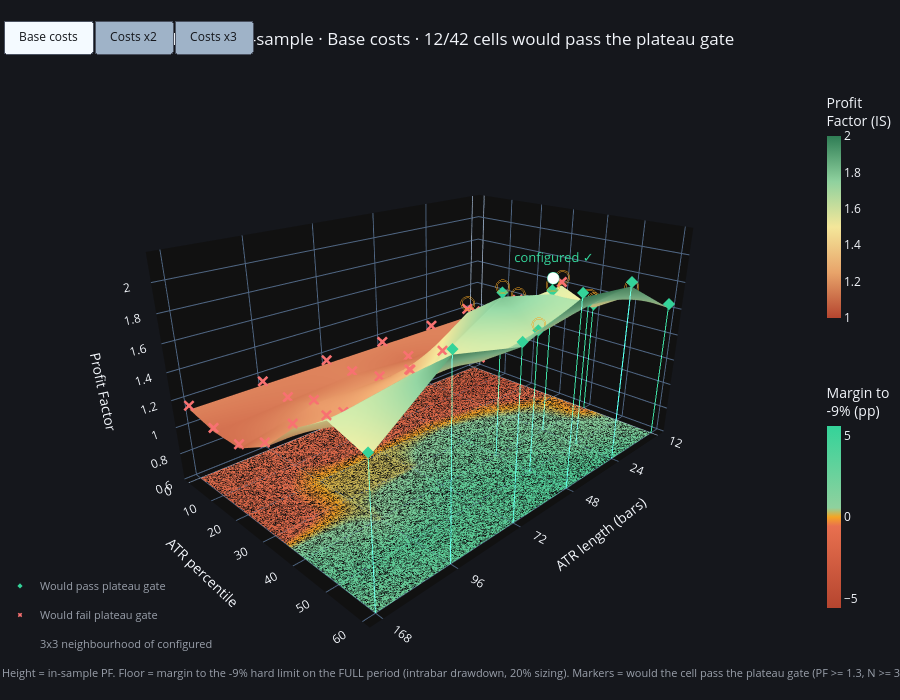

The notebook cell this image was saved under:
### Markdown cell above
## 3.5 3D PROFIT-FACTOR SURFACE (ATR percentile x ATR length)

### Code cell
import numpy as np
import pandas as pd
import plotly.graph_objects as go
from pathlib import Path

HARD_LIMIT = float(globals().get("HARD_LIMIT", 0.09))        # 0.09 = -9 %. Define HARD_LIMIT earlier if your YAML uses another value
LIMIT_PCT  = HARD_LIMIT * 100.0
FRACTION   = float(eng.ENGINE_DEFAULTS["size_fraction"])      # robot sizing (e.g. 20 %)
DD_MODE    = "intrabar"                                       # "intrabar" (needs engine v3.2) | "close"
SCENARIOS  = [("Base costs", 1.0), ("Costs x2", 2.0), ("Costs x3", 3.0)]
PF_MIN, N_MIN, MAX_DROP = GATE["plateau_pf_min"], GATE["plateau_n_min"], GATE["plateau_max_drop"]


def _full_dd(L, trades):
    """Max drawdown (%, negative) on the FULL period for the trades of one grid cell, at the robot sizing."""
    if len(trades) == 0:
        return np.nan
    dfp = preps[L]
    if DD_MODE == "intrabar" and hasattr(eng, "hard_limit_report_intrabar"):
        rep = eng.hard_limit_report_intrabar(dfp, trades, HARD_LIMIT, FRACTION)
    else:
        rep = eng.hard_limit_report(eng.hourly_returns(dfp, trades, FRACTION), HARD_LIMIT)
    return 100.0 * rep["max_dd"]


def _plateau(pf, n, p, L):
    """(passed, worst neighbour drop %) if cell (p, L) were the configured one."""
    try:
        r = plateau_check(pf.fillna(0.0), n.fillna(0.0), (p, L), pf_min=PF_MIN, n_min=N_MIN, max_drop_pct=MAX_DROP)
        return bool(r["passed"]), float(r["worst_neighbor_drop_pct"])
    except Exception:
        return False, np.nan


# ---- compute every scenario (in-sample PF grid + full-period drawdown grid) ----
grids = {}
for label, mult in SCENARIOS:
    kw = {**RULES_KW, "cost_bps_per_side": COST_BPS * mult}
    mk = lambda: pd.DataFrame(index=PCTLS, columns=ATR_LENS, dtype=float)
    pf, n, mean, tt, dd = mk(), mk(), mk(), mk(), mk()
    for L in ATR_LENS:
        for p in PCTLS:
            t_is = eng.run_monday_backtest(is_dfs[L], atr_pctl=p, atr_len=L, **kw)
            n.loc[p, L] = len(t_is)
            if len(t_is):
                pf.loc[p, L]   = profit_factor(t_is["pnl"])
                mean.loc[p, L] = float(t_is["pnl"].mean())
                tt.loc[p, L]   = tstat(t_is["pnl"])
            t_full = eng.run_monday_backtest(preps[L], atr_pctl=p, atr_len=L, **kw)
            dd.loc[p, L] = _full_dd(L, t_full)
    pf = pf.replace(np.inf, np.nan)
    grids[label] = dict(pf=pf, n=n, mean=mean, t=tt, dd=dd, margin=dd + LIMIT_PCT)

keys = list(grids.keys())
XP = list(range(len(ATR_LENS)))                       # categorical x positions (ATR lengths are unevenly spaced)
XT = [str(L) for L in ATR_LENS]
LL = np.tile(np.array(ATR_LENS), (len(PCTLS), 1))     # ATR length of each cell, for hover text
X, Y = np.meshgrid(XP, PCTLS)
ia, ib = PCTLS.index(ATR_PCTL), ATR_LENS.index(ATR_LEN)

# ---- shared scales so scenarios are comparable ----
pf_all  = [g["pf"].values for g in grids.values()]
z_floor = min(1.0, float(np.nanmin([np.nanmin(a) for a in pf_all]))) - 0.35
z_top   = float(np.nanmax([np.nanmax(a) for a in pf_all])) + 0.25
amax    = max(1.0, max(float(np.nanmax(np.abs(g["margin"].values))) for g in grids.values()))

colorscale   = [[0.00, "#b5452f"], [0.25, "#e8a46a"], [0.50, "#f4e79a"], [0.75, "#8fd19e"], [1.00, "#2f7d55"]]
margin_scale = [[0.00, "#b5452f"], [0.45, "#e8704f"], [0.50, "#f5a524"], [0.55, "#8fd19e"], [1.00, "#34d399"]]

TPS = 7                                               # traces per scenario
fig, titles, summary = go.Figure(), [], []

for i, key in enumerate(keys):
    g = grids[key]
    pf, n, mean, tt, dd, margin = g["pf"], g["n"], g["mean"], g["t"], g["dd"], g["margin"]
    vis = (i == 0)

    # plateau verdict of every cell (as if it were the configured one)
    pas = pd.DataFrame(False, index=pf.index, columns=pf.columns)
    drop = pd.DataFrame(np.nan, index=pf.index, columns=pf.columns)
    for p in PCTLS:
        for L in ATR_LENS:
            pas.loc[p, L], drop.loc[p, L] = _plateau(pf, n, p, L)
    has = pf.notna()
    verdict = np.where(pas.values, "PLATEAU OK", "plateau FAIL")
    n_pass = int((pas.values & has.values).sum())
    cd = np.dstack([n.values, dd.values, margin.values, mean.values, tt.values, drop.values])

    # 1) PF surface (in-sample)
    fig.add_trace(go.Surface(
        x=XP, y=PCTLS, z=pf.values, customdata=cd, text=verdict,
        colorscale=colorscale, cmin=1.0, cmax=2.0,
        colorbar=dict(title="Profit<br>Factor (IS)", len=0.42, y=0.80, x=0.93, thickness=14),
        hovertemplate=("P%{y} · ATR index %{x}<br>PF (IS) %{z:.2f}"
                       "<br>Trades (IS) %{customdata[0]:.0f}"
                       "<br>Mean net/trade %{customdata[3]:.2f}% · t %{customdata[4]:.2f}"
                       "<br>MaxDD (full) %{customdata[1]:.1f}%"
                       f"<br>Hard limit -{LIMIT_PCT:.0f}%: " + "%{customdata[2]:+.1f} pp margin"
                       "<br>Worst neighbour drop %{customdata[5]:.0f}% · %{text}<extra></extra>"),
        visible=vis))

    # 2) floor map: margin to the hard limit
    fig.add_trace(go.Surface(
        x=XP, y=PCTLS, z=np.full(pf.shape, z_floor), surfacecolor=margin.values, customdata=cd, text=verdict,
        colorscale=margin_scale, cmin=-amax, cmax=amax, opacity=0.95,
        colorbar=dict(title=f"Margin to<br>-{LIMIT_PCT:.0f}% (pp)", len=0.42, y=0.30, x=0.93, thickness=14),
        lighting=dict(ambient=1.0, diffuse=0.0, specular=0.0),
        hovertemplate=("FLOOR · P%{y} · ATR index %{x}"
                       "<br>MaxDD (full) %{customdata[1]:.1f}%"
                       f"<br>Hard limit -{LIMIT_PCT:.0f}%: " + "%{customdata[2]:+.1f} pp margin<extra></extra>"),
        visible=vis))

    # 3) markers: cell would pass / fail the plateau gate
    for mask, name, color, symbol in ((pas.values & has.values, "Would pass plateau gate", "#34d399", "diamond"),
                                      (~pas.values & has.values, "Would fail plateau gate", "#f87171", "x")):
        fig.add_trace(go.Scatter3d(
            x=X[mask], y=Y[mask], z=pf.values[mask] + 0.03, mode="markers", name=name, text=LL[mask],
            marker=dict(size=4, color=color, symbol=symbol, line=dict(width=0)),
            hovertemplate=f"{name}<br>P%{{y}} · ATR %{{text}}<extra></extra>",
            showlegend=True, legendgroup=name, visible=vis))

    # 4) drop lines from the surface to the floor for the cells that would pass
    m = pas.values & has.values
    xs, ys, zs = [], [], []
    for xv, yv, zv in zip(X[m], Y[m], pf.values[m]):
        xs += [xv, xv, None]; ys += [yv, yv, None]; zs += [zv, z_floor, None]
    fig.add_trace(go.Scatter3d(x=xs, y=ys, z=zs, mode="lines", line=dict(color="rgba(52,211,153,0.35)", width=2),
                               hoverinfo="skip", showlegend=False, visible=vis))

    # 5) rings: the 3x3 neighbourhood of the configured cell (what the official gate looks at)
    rr = range(max(ia - 1, 0), min(ia + 2, len(PCTLS)))
    cc = range(max(ib - 1, 0), min(ib + 2, len(ATR_LENS)))
    nx_ = [XP[c] for r in rr for c in cc]
    ny_ = [PCTLS[r] for r in rr for c in cc]
    nz_ = [float(pf.iloc[r, c]) + 0.07 for r in rr for c in cc]
    fig.add_trace(go.Scatter3d(x=nx_, y=ny_, z=nz_, mode="markers", name="3x3 neighbourhood of configured",
                               marker=dict(size=8, color="rgba(0,0,0,0)", symbol="circle-open",
                                           line=dict(color="#f5a524", width=3)),
                               hoverinfo="skip", showlegend=True, legendgroup="nbh", visible=vis))

    # 6) configured cell
    c_ok, c_drop = bool(pas.loc[ATR_PCTL, ATR_LEN]), float(drop.loc[ATR_PCTL, ATR_LEN])
    col = "#34d399" if c_ok else "#f87171"
    fig.add_trace(go.Scatter3d(
        x=[XP[ib]], y=[ATR_PCTL], z=[float(pf.loc[ATR_PCTL, ATR_LEN]) + 0.12], mode="markers+text",
        text=[f"configured {'✓' if c_ok else '✗'}"], textposition="top center", textfont=dict(color=col, size=13),
        marker=dict(size=7, color="white", line=dict(color=col, width=3)), showlegend=False,
        hovertemplate=f"Configured P{ATR_PCTL:g}, ATR({ATR_LEN})<br>plateau gate: {'PASS' if c_ok else 'FAIL'}<extra></extra>",
        visible=vis))

    titles.append(f"{cfg['id']} · PF in-sample · {key} · {n_pass}/{int(has.values.sum())} cells would pass the plateau gate")
    summary.append({"Scenario": key,
                    "PF (IS)": round(float(pf.loc[ATR_PCTL, ATR_LEN]), 3),
                    "N (IS)": int(n.loc[ATR_PCTL, ATR_LEN]),
                    "Mean net %": round(float(mean.loc[ATR_PCTL, ATR_LEN]), 3),
                    "t": round(float(tt.loc[ATR_PCTL, ATR_LEN]), 2),
                    "MaxDD full %": round(float(dd.loc[ATR_PCTL, ATR_LEN]), 2),
                    f"Margin vs -{LIMIT_PCT:.0f}% (pp)": round(float(margin.loc[ATR_PCTL, ATR_LEN]), 2),
                    "Plateau (configured)": "PASS" if c_ok else "FAIL",
                    "Cells passing plateau": n_pass})

PAD = "\u00a0"
buttons = []
for i, key in enumerate(keys):
    v = [False] * (TPS * len(keys))
    for j in range(TPS):
        v[TPS * i + j] = True
    buttons.append(dict(label=f"{PAD}{key}{PAD}", method="update", args=[{"visible": v}, {"title.text": titles[i]}]))

fig.update_layout(
    template="plotly_dark", paper_bgcolor="#15171c", height=700,
    title=dict(text=titles[0], x=0.02),
    scene=dict(
        xaxis=dict(title="ATR length (bars)", tickmode="array", tickvals=XP, ticktext=XT),
        yaxis_title="ATR percentile", zaxis_title="Profit Factor", zaxis=dict(range=[z_floor, z_top]),
        aspectmode="manual", aspectratio=dict(x=1.5, y=1.0, z=0.8),
        camera=dict(eye=dict(x=1.6, y=1.6, z=0.9), center=dict(x=0, y=0, z=-0.1))),
    legend=dict(x=0.0, y=0.02, bgcolor="rgba(0,0,0,0)", font=dict(color="#9aa0ab", size=11)),
    updatemenus=[dict(type="buttons", direction="right", x=0.0, xanchor="left", y=1.12, yanchor="top", active=0,
                      buttons=buttons, bgcolor="#9fb3c8", bordercolor="#4a5160", borderwidth=1,
                      pad=dict(l=3, r=3, t=0, b=0), font=dict(color="#15171c", size=12))],
    annotations=[dict(
        text=(f"Height = in-sample PF. Floor = margin to the -{LIMIT_PCT:.0f}% hard limit on the FULL period "
              f"({DD_MODE} drawdown, {FRACTION:.0%} sizing). Markers = would the cell pass the plateau gate "
              f"(PF >= {PF_MIN}, N >= {N_MIN}, drop <= {MAX_DROP}% in its 3x3). Orange rings = configured cell's neighbourhood."),
        x=0.0, y=-0.02, xref="paper", yref="paper", showarrow=False, xanchor="left",
        font=dict(color="#9aa0ab", size=11))],
    margin=dict(l=0, r=0, t=90, b=30))

print(f"Configured cell P{ATR_PCTL:g}, ATR({ATR_LEN}) by scenario:")
display(pd.DataFrame(summary).set_index("Scenario"))
fig.show()
fig.write_html(Path(RUN_DIR) / "02_pf_surface.html", include_plotlyjs="cdn")

### Figure 1 — Plotly figure (JSON) as saved in the notebook; plotly's stock layout.template omitted (floating-point values rounded to 4 significant figures; data arrays with more than 128 entries replaced by an {"elided": "..."} marker saying what was removed)
{"data": [{"cmax": 2, "cmin": 1, "colorbar": {"len": 0.42, "thickness": 14, "title": {"text": "Profit<br>Factor (IS)"}, "x": 0.93, "y": 0.8}, "colorscale": [[0, "#b5452f"], [0.25, "#e8a46a"], [0.5, "#f4e79a"], [0.75, "#8fd19e"], [1, "#2f7d55"]], "customdata": {"elided": "252 float values"}, "hovertemplate": "P%{y} · ATR index %{x}<br>PF (IS) %{z:.2f}<br>Trades (IS) %{customdata[0]:.0f}<br>Mean net/trade %{customdata[3]:.2f}% · t %{customdata[4]:.2f}<br>MaxDD (full) %{customdata[1]:.1f}%<br>Hard limit -9%: %{customdata[2]:+.1f} pp margin<br>Worst neighbour drop %{customdata[5]:.0f}% · %{text}<extra></extra>", "text": [["plateau FAIL", "plateau FAIL", "plateau FAIL", "plateau FAIL", "plateau FAIL", "plateau FAIL"], ["plateau FAIL", "plateau FAIL", "plateau FAIL", "plateau FAIL", "plateau FAIL", "plateau FAIL"], ["plateau FAIL", "plateau FAIL", "plateau FAIL", "plateau FAIL", "plateau FAIL", "plateau FAIL"], ["plateau FAIL", "plateau FAIL", "plateau FAIL", "plateau FAIL", "plateau FAIL", "plateau FAIL"], ["PLATEAU OK", "PLATEAU OK", "PLATEAU OK", "plateau FAIL", "plateau FAIL", "plateau FAIL"], ["PLATEAU OK", "PLATEAU OK", "PLATEAU OK", "plateau FAIL", "plateau FAIL", "plateau FAIL"], ["PLATEAU OK", "PLATEAU OK", "PLATEAU OK", "PLATEAU OK", "PLATEAU OK", "PLATEAU OK"]], "type": "surface", "visible": true, "x": [0, 1, 2, 3, 4, 5], "y": [0, 10, 20, 30, 40, 50, 60], "z": [[1.125, 1.125, 1.125, 1.125, 1.125, 1.125], [1.118, 1.121, 1.089, 1.128, 1.104, 1.075], [1.212, 1.181, 1.182, 1.183, 1.188, 1.079], [1.592, 1.567, 1.624, 1.33, 1.209, 1.214], [1.474, 1.706, 1.809, 1.551, 1.264, 1.449], [1.641, 1.692, 1.621, 1.594, 1.684, 1.61], [1.616, 1.893, 1.94, 1.776, 1.889, 1.527]]}, {"cmax": 5.572, "cmin": -5.572, "colorbar": {"len": 0.42, "thickness": 14, "title": {"text": "Margin to<br>-9% (pp)"}, "x": 0.93, "y": 0.3}, "colorscale": [[0, "#b5452f"], [0.45, "#e8704f"], [0.5, "#f5a524"], [0.55, "#8fd19e"], [1, "#34d399"]], "customdata": {"elided": "252 float values"}, "hovertemplate": "FLOOR · P%{y} · ATR index %{x}<br>MaxDD (full) %{customdata[1]:.1f}%<br>Hard limit -9%: %{customdata[2]:+.1f} pp margin<extra></extra>", "lighting": {"ambient": 1, "diffuse": 0, "specular": 0}, "opacity": 0.95, "surfacecolor": [[-0.6867, -0.6867, -0.6867, -0.6867, -0.6867, -0.6867], [-3.337, -3.331, -1.338, -1.986, -0.6704, -1.382], [-1.739, -0.3143, 0.1321, 0.2637, 0.1356, -1.475], [-0.1645, 0.6264, 2.049, 0.2884, 0.2733, -1.507], [-0.4318, 1.525, 2.049, 3.0, 0.3896, 2.009], [0.8971, 1.525, 3.672, 3.068, 3.391, 2.775], [1.525, 3.892, 3.892, 3.369, 3.068, 2.004]], "text": [["plateau FAIL", "plateau FAIL", "plateau FAIL", "plateau FAIL", "plateau FAIL", "plateau FAIL"], ["plateau FAIL", "plateau FAIL", "plateau FAIL", "plateau FAIL", "plateau FAIL", "plateau FAIL"], ["plateau FAIL", "plateau FAIL", "plateau FAIL", "plateau FAIL", "plateau FAIL", "plateau FAIL"], ["plateau FAIL", "plateau FAIL", "plateau FAIL", "plateau FAIL", "plateau FAIL", "plateau FAIL"], ["PLATEAU OK", "PLATEAU OK", "PLATEAU OK", "plateau FAIL", "plateau FAIL", "plateau FAIL"], ["PLATEAU OK", "PLATEAU OK", "PLATEAU OK", "plateau FAIL", "plateau FAIL", "plateau FAIL"], ["PLATEAU OK", "PLATEAU OK", "PLATEAU OK", "PLATEAU OK", "PLATEAU OK", "PLATEAU OK"]], "type": "surface", "visible": true, "x": [0, 1, 2, 3, 4, 5], "y": [0, 10, 20, 30, 40, 50, 60], "z": [[0.5956, 0.5956, 0.5956, 0.5956, 0.5956, 0.5956], [0.5956, 0.5956, 0.5956, 0.5956, 0.5956, 0.5956], [0.5956, 0.5956, 0.5956, 0.5956, 0.5956, 0.5956], [0.5956, 0.5956, 0.5956, 0.5956, 0.5956, 0.5956], [0.5956, 0.5956, 0.5956, 0.5956, 0.5956, 0.5956], [0.5956, 0.5956, 0.5956, 0.5956, 0.5956, 0.5956], [0.5956, 0.5956, 0.5956, 0.5956, 0.5956, 0.5956]]}, {"hovertemplate": "Would pass plateau gate<br>P%{y} · ATR %{text}<extra></extra>", "legendgroup": "Would pass plateau gate", "marker": {"color": "#34d399", "line": {"width": 0}, "size": 4, "symbol": "diamond"}, "mode": "markers", "name": "Would pass plateau gate", "showlegend": true, "text": [12.0, 24.0, 48.0, 12.0, 24.0, 48.0, 12.0, 24.0, 48.0, 72.0, 96.0, 168.0], "type": "scatter3d", "visible": true, "x": [0, 1, 2, 0, 1, 2, 0, 1, 2, 3, 4, 5], "y": [40.0, 40.0, 40.0, 50.0, 50.0, 50.0, 60.0, 60.0, 60.0, 60.0, 60.0, 60.0], "z": [1.504, 1.736, 1.839, 1.671, 1.722, 1.651, 1.646, 1.923, 1.97, 1.806, 1.919, 1.557]}, {"hovertemplate": "Would fail plateau gate<br>P%{y} · ATR %{text}<extra></extra>", "legendgroup": "Would fail plateau gate", "marker": {"color": "#f87171", "line": {"width": 0}, "size": 4, "symbol": "x"}, "mode": "markers", "name": "Would fail plateau gate", "showlegend": true, "text": [12.0, 24.0, 48.0, 72.0, 96.0, 168.0, 12.0, 24.0, 48.0, 72.0, 96.0, 168.0, 12.0, 24.0, 48.0, 72.0, 96.0, 168.0, 12.0, 24.0, 48.0, 72.0, 96.0, 168.0, 72.0, 96.0, 168.0, 72.0, 96.0, 168.0], "type": "scatter3d", "visible": true, "x": [0, 1, 2, 3, 4, 5, 0, 1, 2, 3, 4, 5, 0, 1, 2, 3, 4, 5, 0, 1, 2, 3, 4, 5, 3, 4, 5, 3, 4, 5], "y": [0.0, 0.0, 0.0, 0.0, 0.0, 0.0, 10.0, 10.0, 10.0, 10.0, 10.0, 10.0, 20.0, 20.0, 20.0, 20.0, 20.0, 20.0, 30.0, 30.0, 30.0, 30.0, 30.0, 30.0, 40.0, 40.0, 40.0, 50.0, 50.0, 50.0], "z": [1.155, 1.155, 1.155, 1.155, 1.155, 1.155, 1.148, 1.151, 1.119, 1.158, 1.134, 1.105, 1.242, 1.211, 1.212, 1.213, 1.218, 1.109, 1.622, 1.597, 1.654, 1.36, 1.239, 1.244, 1.581, 1.294, 1.479, 1.624, 1.714, 1.64]}, {"hoverinfo": "skip", "line": {"color": "rgba(52,211,153,0.35)", "width": 2}, "mode": "lines", "showlegend": false, "type": "scatter3d", "visible": true, "x": [0, 0, null, 1, 1, null, 2, 2, null, 0, 0, null, 1, 1, null, 2, 2, null, 0, 0, null, 1, 1, null, 2, 2, null, 3, 3, null, 4, 4, null, 5, 5, null], "y": [40, 40, null, 40, 40, null, 40, 40, null, 50, 50, null, 50, 50, null, 50, 50, null, 60, 60, null, 60, 60, null, 60, 60, null, 60, 60, null, 60, 60, null, 60, 60, null], "z": [1.474, 0.5956, null, 1.706, 0.5956, null, 1.809, 0.5956, null, 1.641, 0.5956, null, 1.692, 0.5956, null, 1.621, 0.5956, null, 1.616, 0.5956, null, 1.893, 0.5956, null, 1.94, 0.5956, null, 1.776, 0.5956, null, 1.889, 0.5956, null, 1.527, 0.5956, null]}, {"hoverinfo": "skip", "legendgroup": "nbh", "marker": {"color": "rgba(0,0,0,0)", "line": {"color": "#f5a524", "width": 3}, "size": 8, "symbol": "circle-open"}, "mode": "markers", "name": "3x3 neighbourhood of configured", "showlegend": true, "type": "scatter3d", "visible": true, "x": [0, 1, 2, 0, 1, 2, 0, 1, 2], "y": [30, 30, 30, 40, 40, 40, 50, 50, 50], "z": [1.662, 1.637, 1.694, 1.544, 1.776, 1.879, 1.711, 1.762, 1.691]}, {"hovertemplate": "Configured P40, ATR(24)<br>plateau gate: PASS<extra></extra>", "marker": {"color": "white", "line": {"color": "#34d399", "width": 3}, "size": 7}, "mode": "markers+text", "showlegend": false, "text": ["configured ✓"], "textfont": {"color": "#34d399", "size": 13}, "textposition": "top center", "type": "scatter3d", "visible": true, "x": [1], "y": [40], "z": [1.826]}, {"cmax": 2, "cmin": 1, "colorbar": {"len": 0.42, "thickness": 14, "title": {"text": "Profit<br>Factor (IS)"}, "x": 0.93, "y": 0.8}, "colorscale": [[0, "#b5452f"], [0.25, "#e8a46a"], [0.5, "#f4e79a"], [0.75, "#8fd19e"], [1, "#2f7d55"]], "customdata": {"elided": "252 float values"}, "hovertemplate": "P%{y} · ATR index %{x}<br>PF (IS) %{z:.2f}<br>Trades (IS) %{customdata[0]:.0f}<br>Mean net/trade %{customdata[3]:.2f}% · t %{customdata[4]:.2f}<br>MaxDD (full) %{customdata[1]:.1f}%<br>Hard limit -9%: %{customdata[2]:+.1f} pp margin<br>Worst neighbour drop %{customdata[5]:.0f}% · %{text}<extra></extra>", "text": [["plateau FAIL", "plateau FAIL", "plateau FAIL", "plateau FAIL", "plateau FAIL", "plateau FAIL"], ["plateau FAIL", "plateau FAIL", "plateau FAIL", "plateau FAIL", "plateau FAIL", "plateau FAIL"], ["plateau FAIL", "plateau FAIL", "plateau FAIL", "plateau FAIL", "plateau FAIL", "plateau FAIL"], ["plateau FAIL", "plateau FAIL", "plateau FAIL", "plateau FAIL", "plateau FAIL", "plateau FAIL"], ["PLATEAU OK", "PLATEAU OK", "plateau FAIL", "plateau FAIL", "plateau FAIL", "plateau FAIL"], ["PLATEAU OK", "PLATEAU OK", "PLATEAU OK", "plateau FAIL", "plateau FAIL", "plateau FAIL"], ["PLATEAU OK", "PLATEAU OK", "PLATEAU OK", "PLATEAU OK", "PLATEAU OK", "PLATEAU OK"]], "type": "surface", "visible": false, "x": [0, 1, 2, 3, 4, 5], "y": [0, 10, 20, 30, 40, 50, 60], "z": [[1.048, 1.048, 1.048, 1.048, 1.048, 1.048], [1.047, 1.053, 1.024, 1.06, 1.036, 1.008], [1.138, 1.114, 1.117, 1.112, 1.117, 1.015], [1.495, 1.484, 1.542, 1.257, 1.143, 1.142], [1.391, 1.625, 1.72, 1.47, 1.2, 1.369], [1.553, 1.614, 1.546, 1.52, 1.598, 1.526], [1.534, 1.807, 1.853, 1.702, 1.798, 1.449]]}, {"cmax": 5.572, "cmin": -5.572, "colorbar": {"len": 0.42, "thickness": 14, "title": {"text": "Margin to<br>-9% (pp)"}, "x": 0.93, "y": 0.3}, "colorscale": [[0, "#b5452f"], [0.45, "#e8704f"], [0.5, "#f5a524"], [0.55, "#8fd19e"], [1, "#34d399"]], "customdata": {"elided": "252 float values"}, "hovertemplate": "FLOOR · P%{y} · ATR index %{x}<br>MaxDD (full) %{customdata[1]:.1f}%<br>Hard limit -9%: %{customdata[2]:+.1f} pp margin<extra></extra>", "lighting": {"ambient": 1, "diffuse": 0, "specular": 0}, "opacity": 0.95, "surfacecolor": [[-2.502, -2.502, -2.502, -2.502, -2.502, -2.502], [-4.171, -4.041, -1.986, -2.688, -1.402, -2.186], [-2.462, -0.8511, -0.3474, -0.3114, -0.2642, -2.239], [-0.3835, 0.4255, 2.008, -0.1317, -0.1722, -2.154], [-0.67, 1.464, 2.008, 2.959, 0.009322, 1.836], [0.7706, 1.464, 3.64, 2.954, 3.236, 2.656], [1.464, 3.84, 3.84, 3.276, 2.954, 1.81]], "text": [["plateau FAIL", "plateau FAIL", "plateau FAIL", "plateau FAIL", "plateau FAIL", "plateau FAIL"], ["plateau FAIL", "plateau FAIL", "plateau FAIL", "plateau FAIL", "plateau FAIL", "plateau FAIL"], ["plateau FAIL", "plateau FAIL", "plateau FAIL", "plateau FAIL", "plateau FAIL", "plateau FAIL"], ["plateau FAIL", "plateau FAIL", "plateau FAIL", "plateau FAIL", "plateau FAIL", "plateau FAIL"], ["PLATEAU OK", "PLATEAU OK", "plateau FAIL", "plateau FAIL", "plateau FAIL", "plateau FAIL"], ["PLATEAU OK", "PLATEAU OK", "PLATEAU OK", "plateau FAIL", "plateau FAIL", "plateau FAIL"], ["PLATEAU OK", "PLATEAU OK", "PLATEAU OK", "PLATEAU OK", "PLATEAU OK", "PLATEAU OK"]], "type": "surface", "visible": false, "x": [0, 1, 2, 3, 4, 5], "y": [0, 10, 20, 30, 40, 50, 60], "z": [[0.5956, 0.5956, 0.5956, 0.5956, 0.5956, 0.5956], [0.5956, 0.5956, 0.5956, 0.5956, 0.5956, 0.5956], [0.5956, 0.5956, 0.5956, 0.5956, 0.5956, 0.5956], [0.5956, 0.5956, 0.5956, 0.5956, 0.5956, 0.5956], [0.5956, 0.5956, 0.5956, 0.5956, 0.5956, 0.5956], [0.5956, 0.5956, 0.5956, 0.5956, 0.5956, 0.5956], [0.5956, 0.5956, 0.5956, 0.5956, 0.5956, 0.5956]]}, {"hovertemplate": "Would pass plateau gate<br>P%{y} · ATR %{text}<extra></extra>", "legendgroup": "Would pass plateau gate", "marker": {"color": "#34d399", "line": {"width": 0}, "size": 4, "symbol": "diamond"}, "mode": "markers", "name": "Would pass plateau gate", "showlegend": true, "text": [12.0, 24.0, 12.0, 24.0, 48.0, 12.0, 24.0, 48.0, 72.0, 96.0, 168.0], "type": "scatter3d", "visible": false, "x": [0, 1, 0, 1, 2, 0, 1, 2, 3, 4, 5], "y": [40.0, 40.0, 50.0, 50.0, 50.0, 60.0, 60.0, 60.0, 60.0, 60.0, 60.0], "z": [1.421, 1.655, 1.583, 1.644, 1.576, 1.564, 1.837, 1.883, 1.732, 1.828, 1.479]}, {"hovertemplate": "Would fail plateau gate<br>P%{y} · ATR %{text}<extra></extra>", "legendgroup": "Would fail plateau gate", "marker": {"color": "#f87171", "line": {"width": 0}, "size": 4, "symbol": "x"}, "mode": "markers", "name": "Would fail plateau gate", "showlegend": true, "text": [12.0, 24.0, 48.0, 72.0, 96.0, 168.0, 12.0, 24.0, 48.0, 72.0, 96.0, 168.0, 12.0, 24.0, 48.0, 72.0, 96.0, 168.0, 12.0, 24.0, 48.0, 72.0, 96.0, 168.0, 48.0, 72.0, 96.0, 168.0, 72.0, 96.0, 168.0], "type": "scatter3d", "visible": false, "x": [0, 1, 2, 3, 4, 5, 0, 1, 2, 3, 4, 5, 0, 1, 2, 3, 4, 5, 0, 1, 2, 3, 4, 5, 2, 3, 4, 5, 3, 4, 5], "y": [0.0, 0.0, 0.0, 0.0, 0.0, 0.0, 10.0, 10.0, 10.0, 10.0, 10.0, 10.0, 20.0, 20.0, 20.0, 20.0, 20.0, 20.0, 30.0, 30.0, 30.0, 30.0, 30.0, 30.0, 40.0, 40.0, 40.0, 40.0, 50.0, 50.0, 50.0], "z": [1.078, 1.078, 1.078, 1.078, 1.078, 1.078, 1.077, 1.083, 1.054, 1.09, 1.066, 1.038, 1.168, 1.144, 1.147, 1.142, 1.147, 1.045, 1.525, 1.514, 1.572, 1.287, 1.173, 1.172, 1.75, 1.5, 1.23, 1.399, 1.55, 1.628, 1.556]}, {"hoverinfo": "skip", "line": {"color": "rgba(52,211,153,0.35)", "width": 2}, "mode": "lines", "showlegend": false, "type": "scatter3d", "visible": false, "x": [0, 0, null, 1, 1, null, 0, 0, null, 1, 1, null, 2, 2, null, 0, 0, null, 1, 1, null, 2, 2, null, 3, 3, null, 4, 4, null, 5, 5, null], "y": [40, 40, null, 40, 40, null, 50, 50, null, 50, 50, null, 50, 50, null, 60, 60, null, 60, 60, null, 60, 60, null, 60, 60, null, 60, 60, null, 60, 60, null], "z": [1.391, 0.5956, null, 1.625, 0.5956, null, 1.553, 0.5956, null, 1.614, 0.5956, null, 1.546, 0.5956, null, 1.534, 0.5956, null, 1.807, 0.5956, null, 1.853, 0.5956, null, 1.702, 0.5956, null, 1.798, 0.5956, null, 1.449, 0.5956, null]}, {"hoverinfo": "skip", "legendgroup": "nbh", "marker": {"color": "rgba(0,0,0,0)", "line": {"color": "#f5a524", "width": 3}, "size": 8, "symbol": "circle-open"}, "mode": "markers", "name": "3x3 neighbourhood of configured", "showlegend": true, "type": "scatter3d", "visible": false, "x": [0, 1, 2, 0, 1, 2, 0, 1, 2], "y": [30, 30, 30, 40, 40, 40, 50, 50, 50], "z": [1.565, 1.554, 1.612, 1.461, 1.695, 1.79, 1.623, 1.684, 1.616]}, {"hovertemplate": "Configured P40, ATR(24)<br>plateau gate: PASS<extra></extra>", "marker": {"color": "white", "line": {"color": "#34d399", "width": 3}, "size": 7}, "mode": "markers+text", "showlegend": false, "text": ["configured ✓"], "textfont": {"color": "#34d399", "size": 13}, "textposition": "top center", "type": "scatter3d", "visible": false, "x": [1], "y": [40], "z": [1.745]}, {"cmax": 2, "cmin": 1, "colorbar": {"len": 0.42, "thickness": 14, "title": {"text": "Profit<br>Factor (IS)"}, "x": 0.93, "y": 0.8}, "colorscale": [[0, "#b5452f"], [0.25, "#e8a46a"], [0.5, "#f4e79a"], [0.75, "#8fd19e"], [1, "#2f7d55"]], "customdata": {"elided": "252 float values"}, "hovertemplate": "P%{y} · ATR index %{x}<br>PF (IS) %{z:.2f}<br>Trades (IS) %{customdata[0]:.0f}<br>Mean net/trade %{customdata[3]:.2f}% · t %{customdata[4]:.2f}<br>MaxDD (full) %{customdata[1]:.1f}%<br>Hard limit -9%: %{customdata[2]:+.1f} pp margin<br>Worst neighbour drop %{customdata[5]:.0f}% · %{text}<extra></extra>", "text": [["plateau FAIL", "plateau FAIL", "plateau FAIL", "plateau FAIL", "plateau FAIL", "plateau FAIL"], ["plateau FAIL", "plateau FAIL", "plateau FAIL", "plateau FAIL", "plateau FAIL", "plateau FAIL"], ["plateau FAIL", "plateau FAIL", "plateau FAIL", "plateau FAIL", "plateau FAIL", "plateau FAIL"], ["plateau FAIL", "plateau FAIL", "plateau FAIL", "plateau FAIL", "plateau FAIL", "plateau FAIL"], ["PLATEAU OK", "PLATEAU OK", "plateau FAIL", "plateau FAIL", "plateau FAIL", "plateau FAIL"], ["PLATEAU OK", "PLATEAU OK", "PLATEAU OK", "plateau FAIL", "plateau FAIL", "plateau FAIL"], ["PLATEAU OK", "PLATEAU OK", "PLATEAU OK", "PLATEAU OK", "PLATEAU OK", "PLATEAU OK"]], "type": "surface", "visible": false, "x": [0, 1, 2, 3, 4, 5], "y": [0, 10, 20, 30, 40, 50, 60], "z": [[0.9774, 0.9774, 0.9774, 0.9774, 0.9774, 0.9774], [0.9807, 0.9892, 0.9633, 0.9958, 0.9722, 0.9456], [1.069, 1.052, 1.056, 1.046, 1.051, 0.9547], [1.404, 1.407, 1.464, 1.188, 1.082, 1.076], [1.314, 1.549, 1.637, 1.394, 1.139, 1.294], [1.47, 1.54, 1.474, 1.449, 1.517, 1.448], [1.456, 1.726, 1.771, 1.631, 1.712, 1.375]]}, {"cmax": 5.572, "cmin": -5.572, "colorbar": {"len": 0.42, "thickness": 14, "title": {"text": "Margin to<br>-9% (pp)"}, "x": 0.93, "y": 0.3}, "colorscale": [[0, "#b5452f"], [0.45, "#e8704f"], [0.5, "#f5a524"], [0.55, "#8fd19e"], [1, "#34d399"]], "customdata": {"elided": "252 float values"}, "hovertemplate": "FLOOR · P%{y} · ATR index %{x}<br>MaxDD (full) %{customdata[1]:.1f}%<br>Hard limit -9%: %{customdata[2]:+.1f} pp margin<extra></extra>", "lighting": {"ambient": 1, "diffuse": 0, "specular": 0}, "opacity": 0.95, "surfacecolor": [[-4.293, -4.293, -4.293, -4.293, -4.293, -4.293], [-5.572, -4.745, -2.629, -3.384, -2.417, -3.672], [-3.241, -1.387, -0.8242, -0.947, -0.6622, -2.997], [-0.6311, 0.2252, 1.967, -0.5497, -0.7289, -2.795], [-0.9076, 1.403, 1.967, 2.918, -0.3692, 1.621], [0.6298, 1.403, 3.529, 2.841, 3.081, 2.523], [1.403, 3.788, 3.788, 3.183, 2.841, 1.617]], "text": [["plateau FAIL", "plateau FAIL", "plateau FAIL", "plateau FAIL", "plateau FAIL", "plateau FAIL"], ["plateau FAIL", "plateau FAIL", "plateau FAIL", "plateau FAIL", "plateau FAIL", "plateau FAIL"], ["plateau FAIL", "plateau FAIL", "plateau FAIL", "plateau FAIL", "plateau FAIL", "plateau FAIL"], ["plateau FAIL", "plateau FAIL", "plateau FAIL", "plateau FAIL", "plateau FAIL", "plateau FAIL"], ["PLATEAU OK", "PLATEAU OK", "plateau FAIL", "plateau FAIL", "plateau FAIL", "plateau FAIL"], ["PLATEAU OK", "PLATEAU OK", "PLATEAU OK", "plateau FAIL", "plateau FAIL", "plateau FAIL"], ["PLATEAU OK", "PLATEAU OK", "PLATEAU OK", "PLATEAU OK", "PLATEAU OK", "PLATEAU OK"]], "type": "surface", "visible": false, "x": [0, 1, 2, 3, 4, 5], "y": [0, 10, 20, 30, 40, 50, 60], "z": [[0.5956, 0.5956, 0.5956, 0.5956, 0.5956, 0.5956], [0.5956, 0.5956, 0.5956, 0.5956, 0.5956, 0.5956], [0.5956, 0.5956, 0.5956, 0.5956, 0.5956, 0.5956], [0.5956, 0.5956, 0.5956, 0.5956, 0.5956, 0.5956], [0.5956, 0.5956, 0.5956, 0.5956, 0.5956, 0.5956], [0.5956, 0.5956, 0.5956, 0.5956, 0.5956, 0.5956], [0.5956, 0.5956, 0.5956, 0.5956, 0.5956, 0.5956]]}, {"hovertemplate": "Would pass plateau gate<br>P%{y} · ATR %{text}<extra></extra>", "legendgroup": "Would pass plateau gate", "marker": {"color": "#34d399", "line": {"width": 0}, "size": 4, "symbol": "diamond"}, "mode": "markers", "name": "Would pass plateau gate", "showlegend": true, "text": [12.0, 24.0, 12.0, 24.0, 48.0, 12.0, 24.0, 48.0, 72.0, 96.0, 168.0], "type": "scatter3d", "visible": false, "x": [0, 1, 0, 1, 2, 0, 1, 2, 3, 4, 5], "y": [40.0, 40.0, 50.0, 50.0, 50.0, 60.0, 60.0, 60.0, 60.0, 60.0, 60.0], "z": [1.344, 1.579, 1.5, 1.57, 1.504, 1.486, 1.756, 1.801, 1.661, 1.742, 1.405]}, {"hovertemplate": "Would fail plateau gate<br>P%{y} · ATR %{text}<extra></extra>", "legendgroup": "Would fail plateau gate", "marker": {"color": "#f87171", "line": {"width": 0}, "size": 4, "symbol": "x"}, "mode": "markers", "name": "Would fail plateau gate", "showlegend": true, "text": [12.0, 24.0, 48.0, 72.0, 96.0, 168.0, 12.0, 24.0, 48.0, 72.0, 96.0, 168.0, 12.0, 24.0, 48.0, 72.0, 96.0, 168.0, 12.0, 24.0, 48.0, 72.0, 96.0, 168.0, 48.0, 72.0, 96.0, 168.0, 72.0, 96.0, 168.0], "type": "scatter3d", "visible": false, "x": [0, 1, 2, 3, 4, 5, 0, 1, 2, 3, 4, 5, 0, 1, 2, 3, 4, 5, 0, 1, 2, 3, 4, 5, 2, 3, 4, 5, 3, 4, 5], "y": [0.0, 0.0, 0.0, 0.0, 0.0, 0.0, 10.0, 10.0, 10.0, 10.0, 10.0, 10.0, 20.0, 20.0, 20.0, 20.0, 20.0, 20.0, 30.0, 30.0, 30.0, 30.0, 30.0, 30.0, 40.0, 40.0, 40.0, 40.0, 50.0, 50.0, 50.0], "z": [1.007, 1.007, 1.007, 1.007, 1.007, 1.007, 1.011, 1.019, 0.9933, 1.026, 1.002, 0.9756, 1.099, 1.082, 1.086, 1.076, 1.081, 0.9847, 1.434, 1.437, 1.494, 1.218, 1.112, 1.106, 1.667, 1.424, 1.169, 1.324, 1.479, 1.547, 1.478]}, {"hoverinfo": "skip", "line": {"color": "rgba(52,211,153,0.35)", "width": 2}, "mode": "lines", "showlegend": false, "type": "scatter3d", "visible": false, "x": [0, 0, null, 1, 1, null, 0, 0, null, 1, 1, null, 2, 2, null, 0, 0, null, 1, 1, null, 2, 2, null, 3, 3, null, 4, 4, null, 5, 5, null], "y": [40, 40, null, 40, 40, null, 50, 50, null, 50, 50, null, 50, 50, null, 60, 60, null, 60, 60, null, 60, 60, null, 60, 60, null, 60, 60, null, 60, 60, null], "z": [1.314, 0.5956, null, 1.549, 0.5956, null, 1.47, 0.5956, null, 1.54, 0.5956, null, 1.474, 0.5956, null, 1.456, 0.5956, null, 1.726, 0.5956, null, 1.771, 0.5956, null, 1.631, 0.5956, null, 1.712, 0.5956, null, 1.375, 0.5956, null]}, {"hoverinfo": "skip", "legendgroup": "nbh", "marker": {"color": "rgba(0,0,0,0)", "line": {"color": "#f5a524", "width": 3}, "size": 8, "symbol": "circle-open"}, "mode": "markers", "name": "3x3 neighbourhood of configured", "showlegend": true, "type": "scatter3d", "visible": false, "x": [0, 1, 2, 0, 1, 2, 0, 1, 2], "y": [30, 30, 30, 40, 40, 40, 50, 50, 50], "z": [1.474, 1.477, 1.534, 1.384, 1.619, 1.707, 1.54, 1.61, 1.544]}, {"hovertemplate": "Configured P40, ATR(24)<br>plateau gate: PASS<extra></extra>", "marker": {"color": "white", "line": {"color": "#34d399", "width": 3}, "size": 7}, "mode": "markers+text", "showlegend": false, "text": ["configured ✓"], "textfont": {"color": "#34d399", "size": 13}, "textposition": "top center", "type": "scatter3d", "visible": false, "x": [1], "y": [40], "z": [1.669]}], "layout": {"annotations": [{"font": {"color": "#9aa0ab", "size": 11}, "showarrow": false, "text": "Height = in-sample PF. Floor = margin to the -9% hard limit on the FULL period (intrabar drawdown, 20% sizing). Markers = would the cell pass the plateau gate (PF >= 1.3, N >= 30, drop <= 30% in its 3x3). Orange rings = configured cell's neighbourhood.", "x": 0, "xanchor": "left", "xref": "paper", "y": -0.02, "yref": "paper"}], "height": 700, "legend": {"bgcolor": "rgba(0,0,0,0)", "font": {"color": "#9aa0ab", "size": 11}, "x": 0, "y": 0.02}, "margin": {"b": 30, "l": 0, "r": 0, "t": 90}, "paper_bgcolor": "#15171c", "scene": {"aspectmode": "manual", "aspectratio": {"x": 1.5, "y": 1, "z": 0.8}, "camera": {"center": {"x": 0, "y": 0, "z": -0.1}, "eye": {"x": 1.6, "y": 1.6, "z": 0.9}}, "xaxis": {"tickmode": "array", "ticktext": ["12", "24", "48", "72", "96", "168"], "tickvals": [0, 1, 2, 3, 4, 5], "title": {"text": "ATR length (bars)"}}, "yaxis": {"title": {"text": "ATR percentile"}}, "zaxis": {"range": [0.5956, 2.19], "title": {"text": "Profit Factor"}}}, "title": {"text": "MONDAY.btcusd.cfd.v1 · PF in-sample · Base costs · 12/42 cells would pass the plateau gate", "x": 0.02}, "updatemenus": [{"active": 0, "bgcolor": "#9fb3c8", "bordercolor": "#4a5160", "borderwidth": 1, "buttons": [{"args": [{"visible": [true, true, true, true, true, true, true, false, false, false, false, false, false, false, false, false, false, false, false, false, false]}, {"title.text": "MONDAY.btcusd.cfd.v1 · PF in-sample · Base costs · 12/42 cells would pass the plateau gate"}], "label": " Base costs ", "method": "update"}, {"args": [{"visible": [false, false, false, false, false, false, false, true, true, true, true, true, true, true, false, false, false, false, false, false, false]}, {"title.text": "MONDAY.btcusd.cfd.v1 · PF in-sample · Costs x2 · 11/42 cells would pass the plateau gate"}], "label": " Costs x2 ", "method": "update"}, {"args": [{"visible": [false, false, false, false, false, false, false, false, false, false, false, false, false, false, true, true, true, true, true, true, true]}, {"title.text": "MONDAY.btcusd.cfd.v1 · PF in-sample · Costs x3 · 11/42 cells would pass the plateau gate"}], "label": " Costs x3 ", "method": "update"}], "direction": "right", "font": {"color": "#15171c", "size": 12}, "pad": {"b": 0, "l": 3, "r": 3, "t": 0}, "type": "buttons", "x": 0, "xanchor": "left", "y": 1.12, "yanchor": "top"}]}}
